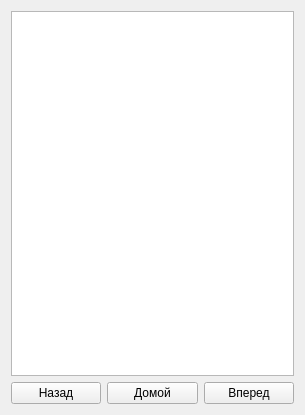
<?xml version="1.0" encoding="UTF-8"?>
<ui version="4.0">
 <class>HelpInformation</class>
 <widget class="QWidget" name="HelpInformation">
  <property name="geometry">
   <rect>
    <x>0</x>
    <y>0</y>
    <width>305</width>
    <height>415</height>
   </rect>
  </property>
  <property name="windowTitle">
   <string>Помощь</string>
  </property>
  <layout class="QGridLayout" name="gridLayout_2">
   <item row="0" column="0">
    <layout class="QGridLayout" name="gridLayout">
     <item row="0" column="0">
      <widget class="QTextBrowser" name="textBrowser"/>
     </item>
     <item row="1" column="0">
      <layout class="QHBoxLayout" name="horizontalLayout">
       <item>
        <widget class="QPushButton" name="backButton">
         <property name="text">
          <string>Назад</string>
         </property>
        </widget>
       </item>
       <item>
        <widget class="QPushButton" name="homeButton">
         <property name="text">
          <string>Домой</string>
         </property>
        </widget>
       </item>
       <item>
        <widget class="QPushButton" name="nextButton">
         <property name="text">
          <string>Вперед</string>
         </property>
        </widget>
       </item>
      </layout>
     </item>
    </layout>
   </item>
  </layout>
 </widget>
 <resources/>
 <connections/>
</ui>
